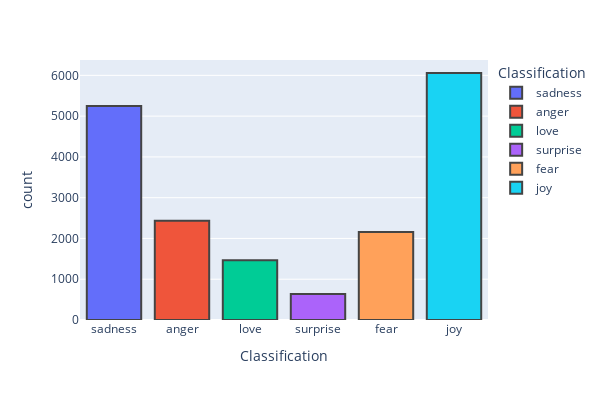

The cell this chart's notebook holds for it:
### Code cell
fig = px.histogram(df, x='Classification', color='Classification')
fig.update_layout(
    height=400,
    width=600,
)
fig.update_traces(marker=dict(line=dict(width=2)))
fig.show()

### Figure 1 — Plotly figure (JSON) as saved in the notebook; plotly's stock layout.template omitted (floating-point values rounded to 4 significant figures; data arrays with more than 128 entries replaced by an {"elided": "..."} marker saying what was removed)
{"data": [{"alignmentgroup": "True", "bingroup": "x", "hovertemplate": "Classification=%{x}<br>count=%{y}<extra></extra>", "legendgroup": "sadness", "marker": {"color": "#636efa", "line": {"width": 2}, "pattern": {"shape": ""}}, "name": "sadness", "offsetgroup": "sadness", "orientation": "v", "showlegend": true, "type": "histogram", "x": {"elided": "5247 str values"}, "xaxis": "x", "yaxis": "y"}, {"alignmentgroup": "True", "bingroup": "x", "hovertemplate": "Classification=%{x}<br>count=%{y}<extra></extra>", "legendgroup": "anger", "marker": {"color": "#EF553B", "line": {"width": 2}, "pattern": {"shape": ""}}, "name": "anger", "offsetgroup": "anger", "orientation": "v", "showlegend": true, "type": "histogram", "x": {"elided": "2435 str values"}, "xaxis": "x", "yaxis": "y"}, {"alignmentgroup": "True", "bingroup": "x", "hovertemplate": "Classification=%{x}<br>count=%{y}<extra></extra>", "legendgroup": "love", "marker": {"color": "#00cc96", "line": {"width": 2}, "pattern": {"shape": ""}}, "name": "love", "offsetgroup": "love", "orientation": "v", "showlegend": true, "type": "histogram", "x": {"elided": "1463 str values"}, "xaxis": "x", "yaxis": "y"}, {"alignmentgroup": "True", "bingroup": "x", "hovertemplate": "Classification=%{x}<br>count=%{y}<extra></extra>", "legendgroup": "surprise", "marker": {"color": "#ab63fa", "line": {"width": 2}, "pattern": {"shape": ""}}, "name": "surprise", "offsetgroup": "surprise", "orientation": "v", "showlegend": true, "type": "histogram", "x": {"elided": "637 str values"}, "xaxis": "x", "yaxis": "y"}, {"alignmentgroup": "True", "bingroup": "x", "hovertemplate": "Classification=%{x}<br>count=%{y}<extra></extra>", "legendgroup": "fear", "marker": {"color": "#FFA15A", "line": {"width": 2}, "pattern": {"shape": ""}}, "name": "fear", "offsetgroup": "fear", "orientation": "v", "showlegend": true, "type": "histogram", "x": {"elided": "2161 str values"}, "xaxis": "x", "yaxis": "y"}, {"alignmentgroup": "True", "bingroup": "x", "hovertemplate": "Classification=%{x}<br>count=%{y}<extra></extra>", "legendgroup": "joy", "marker": {"color": "#19d3f3", "line": {"width": 2}, "pattern": {"shape": ""}}, "name": "joy", "offsetgroup": "joy", "orientation": "v", "showlegend": true, "type": "histogram", "x": {"elided": "6058 str values"}, "xaxis": "x", "yaxis": "y"}], "layout": {"barmode": "relative", "height": 400, "legend": {"title": {"text": "Classification"}, "tracegroupgap": 0}, "margin": {"t": 60}, "width": 600, "xaxis": {"anchor": "y", "categoryarray": ["sadness", "anger", "love", "surprise", "fear", "joy"], "categoryorder": "array", "domain": [0, 1], "title": {"text": "Classification"}}, "yaxis": {"anchor": "x", "domain": [0, 1], "title": {"text": "count"}}}}
